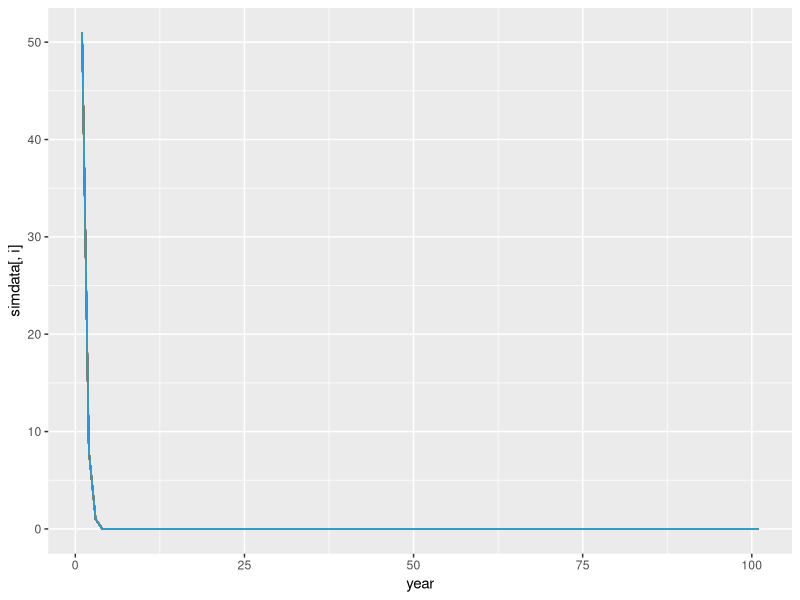

Source code (R): (Note: this script raises an error after producing the figure.)
## ---- chunk 1
knitr::opts_chunk$set(echo = TRUE)

library(tidyverse)
## ---- chunk 2
R_max <- 0.15       # Maximum rate of growth
Init_N <- 51        # Initial abundance
K <- 175            # Carrying capacity
## ---- chunk 3
SD_lambda <- 0.11  # standard deviation of lambda
## ---- chunk 4

NextYear <- function(prev_abund){       
  prev_abund * exp(log(rnorm(1,R_max,SD_lambda))*(1-(prev_abund/K)))
}

## ---- chunk 5
Flood_prob <- 0.05     # 5% chance of major flood
Flood_surv <- 0.9      # 90% of population can survive a flood 
## ---- chunk 6
nyears <- 100     # number of years
nreps <- 500      # number of replicates
nreps <- 100      # number of replicates
## ---- chunk 7


PVAdemo <- function(nreps, nyears, Init_N, R_max, K, Flood_prob, Flood_surv){
  #browser()
  PopArray2 <- array(0,dim=c((nyears+1),nreps))
  
  for(rep in 1:nreps){                            # start looping through replicates
    
    PopArray2[1,rep] <- Init_N                               # initial abundance
    

    for(y in 2:(nyears+1)){                                  # loop through years

      nextyear <- max(0,trunc(NextYear(PopArray2[y-1,rep]))) # stochasticity + density-dep
      
      if(runif(1)<Flood_prob) nextyear <- nextyear*Flood_surv       # catastrophe
      PopArray2[y,rep] <- nextyear 
    }
  }
  
  return(PopArray2)
}
## ---- chunk 8

Default <- PVAdemo(nreps,nyears,Init_N,R_max,K,Flood_prob, Flood_surv)

# make output easier to view and add year column
Default <- data.frame(year = seq(1, nyears + 1, by=1), Default) 
Default[is.na(Default)] <- 0


## ---- chunk 9
PlotCloud <- function(simdata){
  
  p <- simdata |>
    ggplot()         # assign blank plot to "p" so we can easily add lines later
  
  for(i in seq(nreps)) {

    p <- p + geom_line(aes(x=year,y=simdata[,i]), col=i)
    
  }

  p
  
  # simdata |> ggplot() + geom_line(aes(x=year,y))
  
#   plot(c(1:101),simdata[,1],col=gray(0.7),type="l",ylim=c(0,max(simdata)),xlab="Years",ylab="Abundance")
#   
#   for(r in 2:ncol(simdata)){
#     lines(c(1:101),simdata[,r],col=gray(0.7),type="l")
#   }
# }
}



# run the function specified above
PlotCloud(Default)
# 
# Error in `plot.window()`:
# ! need finite 'ylim' values
## ---- chunk 10
# library(ggplot2)
nsim <- 100 # number of paths

# for (i in seq(nsim)) {
plot_cloud <- function(simdata){
  dat <- vector("list", nreps)
  p <- ggplot()
  time <- seq(0, nyears, by = 1)
  for (i in seq(2,nreps)) {
    # browser()
      # s <- cumsum(rlnorm(t, meanlog = 0, sdlog = 1))
    s <- simdata[,i] 
    dat[[i]] <- data.frame(t = time, s = s)
    p <- p + geom_line(data = dat[[i]], mapping = aes(x = t, y = s), col = i)
  } 
}
p <- plot_cloud(Default)
# I think it's not plotting the lines bc they have NAs in them
p #or print(p)
## ---- chunk 11
hist(Default[nrow(Default),],xlab="Final population size at endpoint",ylab="Number of replicates",main="")
abline(v=Init_N,col="blue",lwd=2)
## ---- chunk 12

Extinction_byyear <- function(simdata){
  apply(simdata,1,function(t)  length(which(t==0)))/ncol(simdata)
}

plot(c(1:101),Extinction_byyear(Default),type="l",lwd=2,xlab="year",ylab="extinction risk")
#abline(h=0.05,col="red",lwd=2)
## ---- chunk 13

Exctinction_risk <- function(simdata){
  length(which(simdata[nrow(simdata),]==0))/ncol(simdata)
}
## ---- chunk 14
flood_survivors <- seq(0.9,0.15,by=-0.05) # list of possible flood survival probabilities
## ---- chunk 15

all_scenarios <- numeric(length(flood_survivors))
for(scenario in 1:length(flood_survivors)){
  PVA <- PVAdemo(nreps,nyears,Init_N,R_max,K,Flood_prob, flood_survivors[scenario])
  all_scenarios[scenario] <- Exctinction_risk(PVA)
}

plot(flood_survivors,all_scenarios,type="p",cex=2,xlab="Proportion of Individuals Surviving Floods",ylab="extinction risk")
#abline(h=0.05,col="turquoise",lwd=2)
